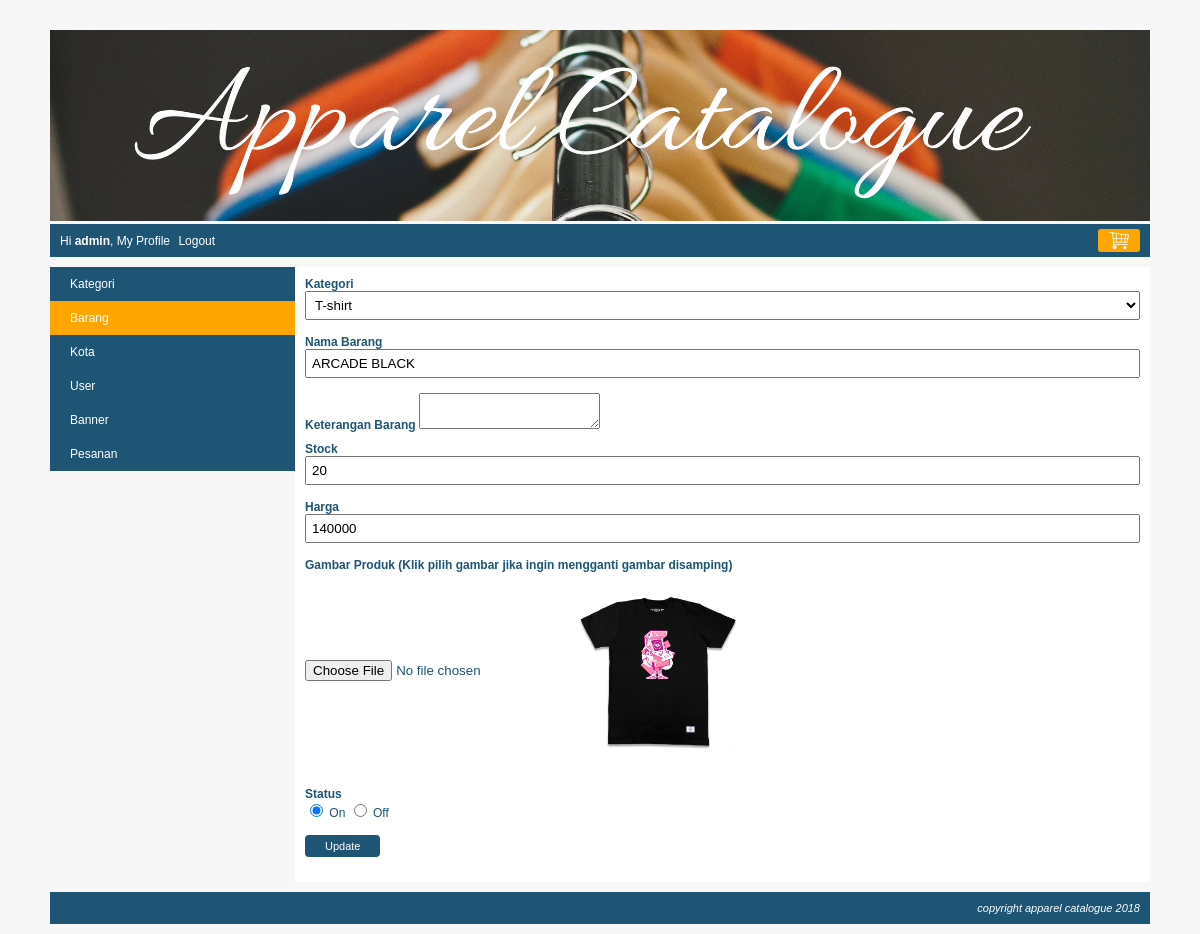
/index.php?page=my_profile&module=barang&action=form&barang_id=16 (signed in), run on the app's committed database.
### tables this page shows
CREATE TABLE `barang` (
  `barang_id` int(10) NOT NULL,
  `kategori_id` int(10) NOT NULL,
  `nama_barang` varchar(250) NOT NULL,
  `spesifikasi` text NOT NULL,
  `gambar` varchar(300) NOT NULL,
  `harga` int(10) NOT NULL,
  `stok` tinyint(1) NOT NULL,
  `status` enum('on','off') NOT NULL
);

### module/barang/form.php (the view, shortened to what this page needs)
<?php
	$barang_id = isset($_GET['barang_id']) ? $_GET['barang_id'] : false;
	$nama_barang = "";
	$kategori_id = "";
	$spesifikasi = "";
	$gambar = "";
	$stok = "";
	$harga = "";
	$status = "";
	$keterangan_gambar = "";
	$button = "Add";
	if($barang_id){
		$query = mysqli_query($koneksi, "SELECT * FROM barang WHERE barang_id='$barang_id'");
		$row = mysqli_fetch_assoc($query);
		$nama_barang = $row['nama_barang'];
		$kategori_id = $row['kategori_id'];
		$spesifikasi = $row['spesifikasi'];
		$gambar = $row['gambar'];
		$harga = $row['harga'];
		$stok = $row['stok'];
		$status = $row['status'];
		$button = "Update";
		$keterangan_gambar = "(Klik pilih gambar jika ingin mengganti gambar disamping)";
		$gambar = "<img src='".BASE_URL."images/barang/$gambar' style='width: 200px;vertical-align: middle;' />";
	}
?>
<form action="<?php echo BASE_URL."module/barang/action.php?barang_id=$barang_id"; ?>" method="POST" enctype="multipart/form-data">
	<div class="element-form">
		<label>Kategori</label>
		<span>
			<select name="kategori_id">
				<?php
					$query = mysqli_query($koneksi, "SELECT kategori_id, kategori FROM kategori WHERE status='on' ORDER BY kategori ASC");
					while($row=mysqli_fetch_assoc($query)){
						if($kategori_id == $row['kategori_id']){
							echo "<option value='$row[kategori_id]' selected='true'>$row[kategori]</option>";
						}else{
							echo "<option value='$row[kategori_id]'>$row[kategori]</option>";
						}
					}
				?>
			</select>
		</span>
	</div>
	<div class="element-form">
		<label>Nama Barang</label>
		<span><input type="text" name="nama_barang" value="<?php echo $nama_barang ; ?>" /></span>
	</div>
	<div style="margin-bottom:10px;">
		<label style="font-weight:bold">Keterangan Barang</label>
		<span><textarea name="spesifikasi" id="editor" ><?php echo $spesifikasi ; ?></textarea></span>
	</div>
	<div class="element-form">
		<label>Stock</label>
		<span><input type="text" name="stok" value="<?php echo $stok; ?>" /></span>
	</div>
	<div class="element-form">
		<label>Harga</label>
		<span><input type="text" name="harga" value="<?php echo $harga; ?>" /></span>
	</div>
	<div class="element-form">
		<label>Gambar Produk <?php echo $keterangan_gambar; ?></label>
		<span><input type="file" name="file" /><?php echo $gambar; ?>
		</span>
	</div>
	<div class="element-form">
		<label>Status</label>
		<span>
			<input type="radio" name="status" value="on" <?php if($status == "on"){ echo "checked='true'"; } ?> /> On
			<input type="radio" name="status" value="off" <?php if($status == "off"){ echo "checked='true'"; } ?> /> Off
		</span>
	</div>
	<div class="element-form">
		<span><input type="submit" name="button" value="<?php echo $button; ?>" /></span>
	</div>
</form>

### css/style.css (style rules this page uses)
body { font-family:arial; font-size:12px; color:#1e5474; background:#F7F7F7; margin:0px; }
.element-form { margin-bottom: 15px; }
.element-form label { display: block; font-weight: bold; }
.element-form span { display: block; }
.element-form span input[type="text"], .element-form span input[type="password"], .element-form span textarea, .element-form span select { width: 100%; padding: 5px; box-sizing: border-box; }
.element-form span input[type="submit"] { background: #1e5474; border: none; color: white; padding: 5px 20px; border-radius: 4px; font-size: 11px; cursor: pointer; }

### data on the page
barang: nama_barang "ARCADE BLACK", stok "20", harga "140000", gambar (picture), status "☑"

### other printed values
$nama "admin"
$keterangan_gambar "(Klik pilih gambar jika ingin mengganti gambar disamping)"
form field kategori_id "T-shirt"
